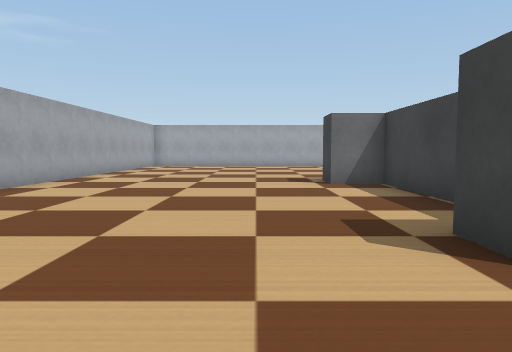
[1] (above)

21 first-person views from a walk through a robot-simulator world made for Webots. The camera is 0.19 m above the floor, tilts 4° down and sees 70° across. The floor is counted in squares, 0.25 m on a side. Each view is taken from the middle of a square. On the plan, view 1 faces up. The plan holds only what a view shows up to about 11 squares ahead; the rest is blank. The robots in the file are not drawn. Simple shapes and patterns stand in for the simulator's stock objects.

[2]
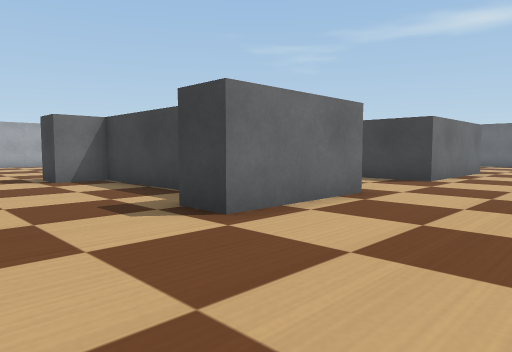

[3]
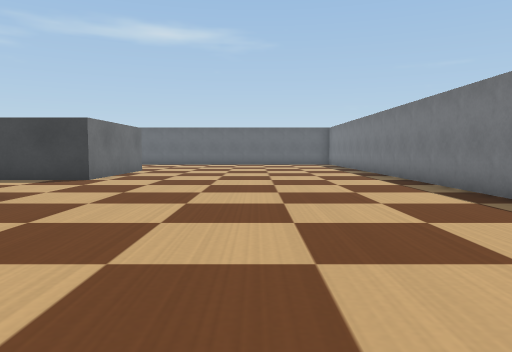

[4]
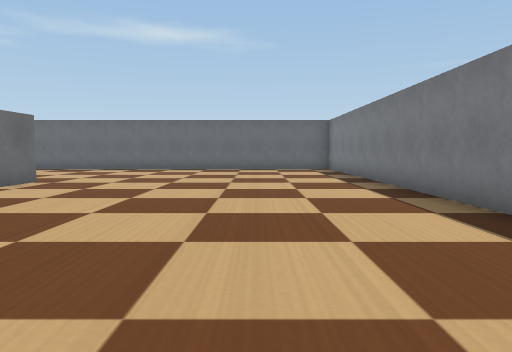

[5]
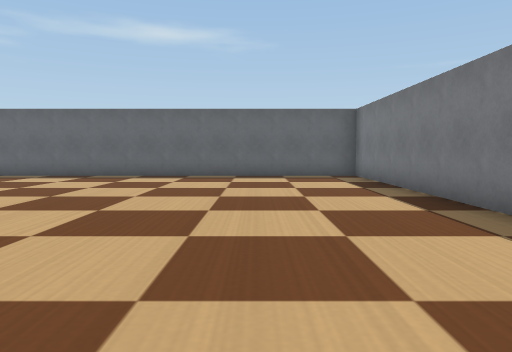

[6]
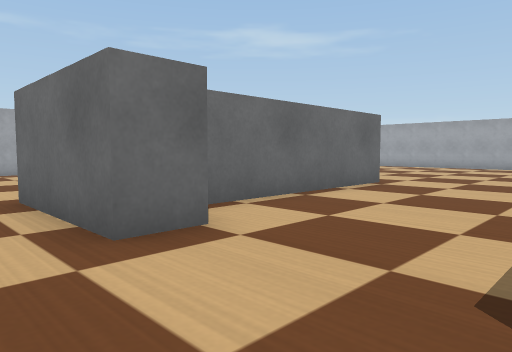

[7]
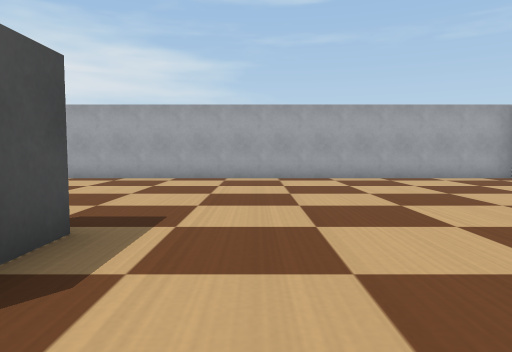

[8]
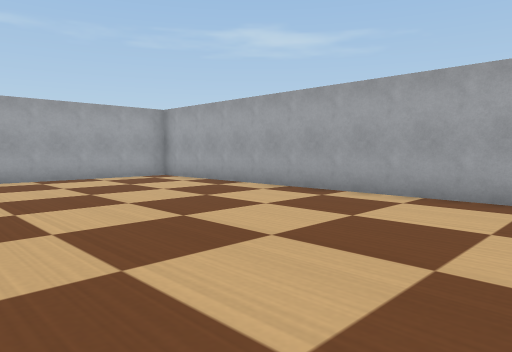

[9]
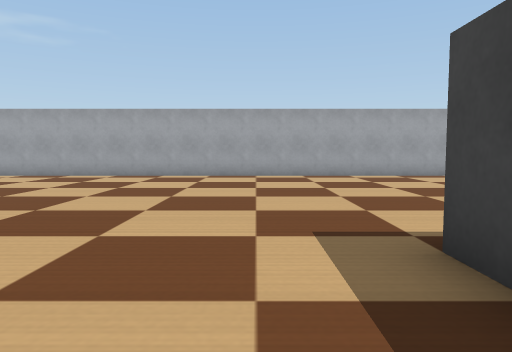

[10]
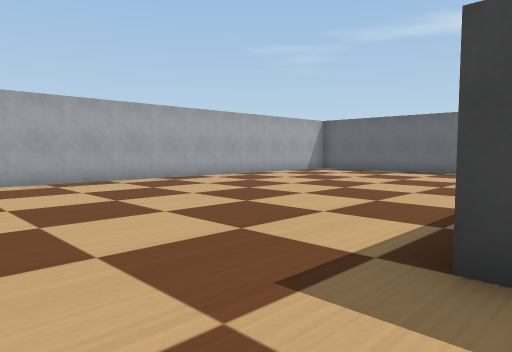

[11]
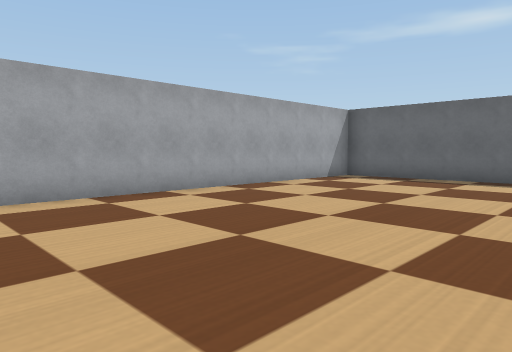

[12]
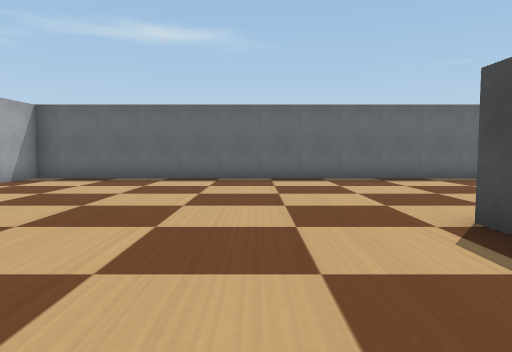

[13]
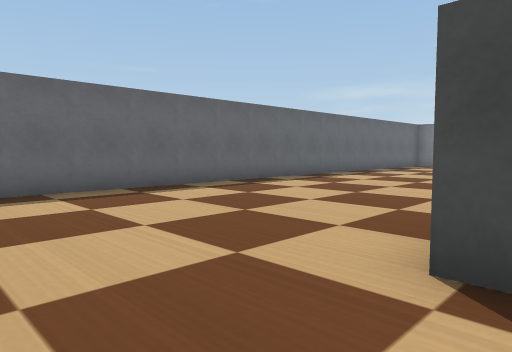

[14]
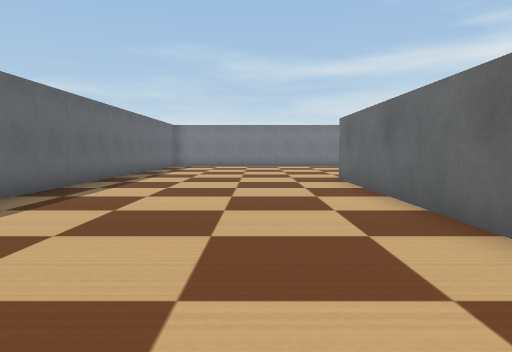

[15]
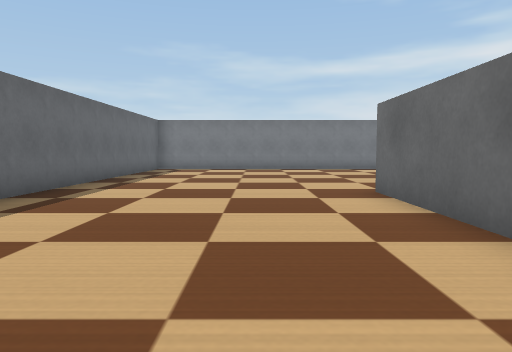

[16]
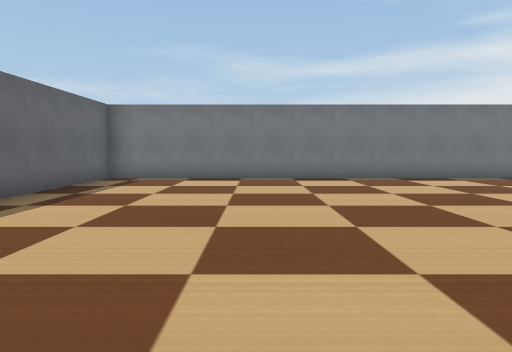

[17]
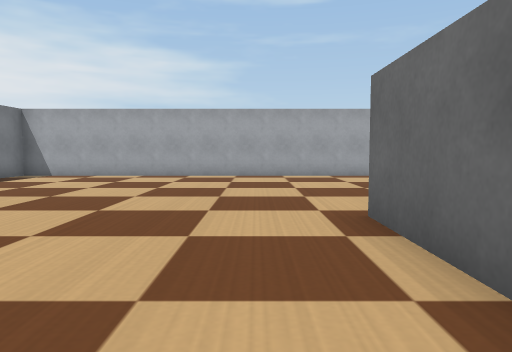

[18]
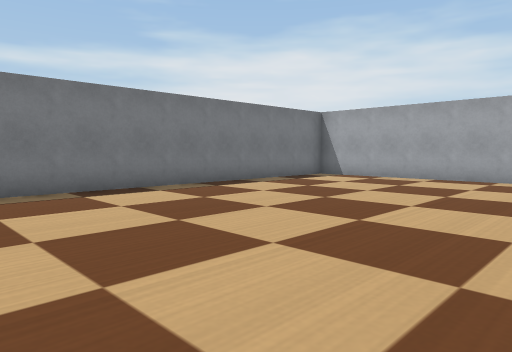

[19]
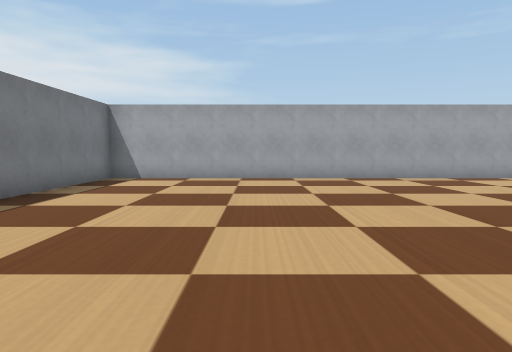

[20]
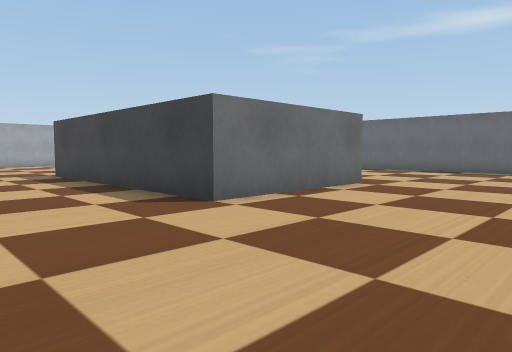

[21]
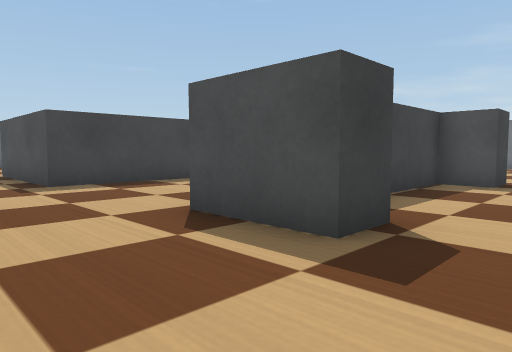

### Floor plan
Key: @ floor where view 1 was taken; # wall or solid block; . floor; S number sign.
Columns run from 5 left of view 1 to 19 right of it. Each row starts with its distance up from view 1.
 18 #########################
 17 #.......................#
 16 #.......................#
 15 #.......................#
 14 #.......................#
 13 #.......................#
 12 #.......................#
 11 #.......................#
 10 #.............####......#
  9 #......SSS...##  ##.....#
  8 #......SSS...##   #.....#
  7 #.......SS...##   #.....#
  6 #.......SS...#    #.....#
  5 #.......SS...#    #.....#
  4 #.......SS...##   #.....#
  3 #......SS S..##  ##.....#
  2 #......SSSS...####......#
  1 #.......................#
  0 #....@..................#
 -1 #.......................#
 -2 #.......................#
 -3 #.......................#
 -4 #.......................#
 -5 #.......................#
 -6 #########################

Positions as (right, up) in squares from view 1, and headings:
1: (0, 0), facing up
2: (-1, -1), facing up-right
3: (-1, -2), facing right
4: (4, -3), facing right
5: (8, -3), facing right
6: (8, 1), facing up-left
7: (5, 11), facing left
8: (5, 12), facing up-left
9: (7, 7), facing up
10: (6, 9), facing up-right
11: (9, 12), facing up-right
12: (9, 12), facing right
13: (12, 12), facing down-right
14: (15, 12), facing down
15: (15, 9), facing down
16: (15, 4), facing down
17: (6, 1), facing left
18: (5, 1), facing down-left
19: (5, -2), facing left
20: (5, -2), facing up-right
21: (0, 12), facing down-right
